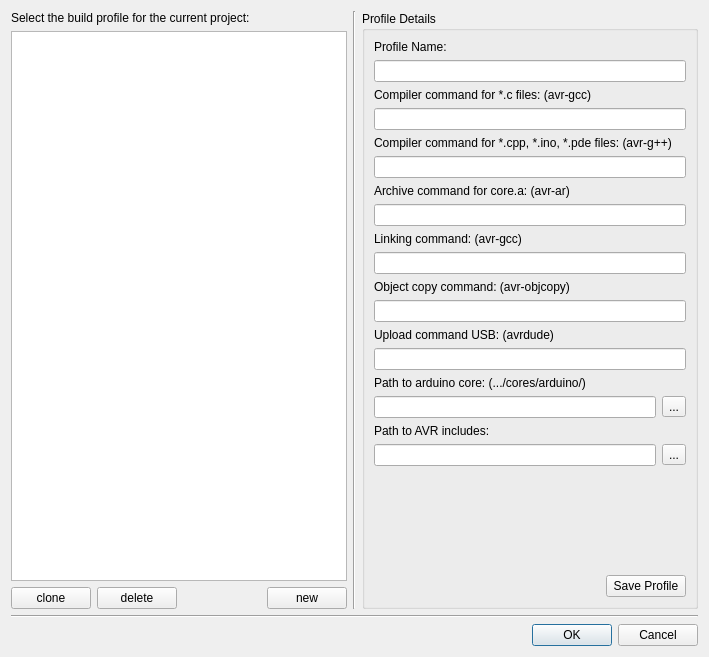
<?xml version="1.0" encoding="UTF-8"?>
<ui version="4.0">
 <class>BuildSettings</class>
 <widget class="QDialog" name="BuildSettings">
  <property name="geometry">
   <rect>
    <x>0</x>
    <y>0</y>
    <width>709</width>
    <height>657</height>
   </rect>
  </property>
  <property name="windowTitle">
   <string>Build Settings</string>
  </property>
  <property name="modal">
   <bool>true</bool>
  </property>
  <layout class="QGridLayout" name="gridLayout">
   <item row="0" column="0">
    <widget class="QLabel" name="label">
     <property name="text">
      <string>Select the build profile for the current project:</string>
     </property>
    </widget>
   </item>
   <item row="8" column="0" colspan="3">
    <widget class="QDialogButtonBox" name="buttonBox">
     <property name="orientation">
      <enum>Qt::Horizontal</enum>
     </property>
     <property name="standardButtons">
      <set>QDialogButtonBox::Cancel|QDialogButtonBox::Ok</set>
     </property>
    </widget>
   </item>
   <item row="7" column="0" colspan="3">
    <widget class="Line" name="line_2">
     <property name="orientation">
      <enum>Qt::Horizontal</enum>
     </property>
    </widget>
   </item>
   <item row="1" column="0">
    <widget class="QListWidget" name="listWidget"/>
   </item>
   <item row="2" column="0">
    <layout class="QHBoxLayout" name="horizontalLayout_2">
     <item>
      <widget class="QPushButton" name="pushButton_4">
       <property name="text">
        <string>clone</string>
       </property>
      </widget>
     </item>
     <item>
      <widget class="QPushButton" name="pushButton_2">
       <property name="text">
        <string>delete</string>
       </property>
      </widget>
     </item>
     <item>
      <spacer name="horizontalSpacer_2">
       <property name="orientation">
        <enum>Qt::Horizontal</enum>
       </property>
       <property name="sizeHint" stdset="0">
        <size>
         <width>40</width>
         <height>20</height>
        </size>
       </property>
      </spacer>
     </item>
     <item>
      <widget class="QPushButton" name="pushButton_3">
       <property name="text">
        <string>new</string>
       </property>
      </widget>
     </item>
    </layout>
   </item>
   <item row="0" column="2" rowspan="3">
    <widget class="QGroupBox" name="groupBox">
     <property name="sizePolicy">
      <sizepolicy hsizetype="MinimumExpanding" vsizetype="Preferred">
       <horstretch>0</horstretch>
       <verstretch>0</verstretch>
      </sizepolicy>
     </property>
     <property name="title">
      <string>Profile Details</string>
     </property>
     <layout class="QGridLayout" name="gridLayout_2">
      <item row="2" column="0" colspan="4">
       <widget class="QLabel" name="label_2">
        <property name="text">
         <string>Compiler command for *.c files: (avr-gcc)</string>
        </property>
       </widget>
      </item>
      <item row="19" column="0" colspan="4">
       <spacer name="verticalSpacer">
        <property name="orientation">
         <enum>Qt::Vertical</enum>
        </property>
        <property name="sizeHint" stdset="0">
         <size>
          <width>20</width>
          <height>40</height>
         </size>
        </property>
       </spacer>
      </item>
      <item row="3" column="0" colspan="4">
       <widget class="QLineEdit" name="compilerC"/>
      </item>
      <item row="4" column="0" colspan="4">
       <widget class="QLabel" name="label_3">
        <property name="text">
         <string>Compiler command for *.cpp, *.ino, *.pde files: (avr-g++)</string>
        </property>
       </widget>
      </item>
      <item row="5" column="0" colspan="4">
       <widget class="QLineEdit" name="compilerCPP"/>
      </item>
      <item row="6" column="0" colspan="4">
       <widget class="QLabel" name="label_4">
        <property name="text">
         <string>Archive command for core.a: (avr-ar)</string>
        </property>
       </widget>
      </item>
      <item row="7" column="0" colspan="4">
       <widget class="QLineEdit" name="coreA"/>
      </item>
      <item row="8" column="0" colspan="4">
       <widget class="QLabel" name="label_5">
        <property name="text">
         <string>Linking command: (avr-gcc)</string>
        </property>
       </widget>
      </item>
      <item row="9" column="0" colspan="4">
       <widget class="QLineEdit" name="linker"/>
      </item>
      <item row="14" column="0" colspan="4">
       <widget class="QLabel" name="label_6">
        <property name="text">
         <string>Path to arduino core: (.../cores/arduino/)</string>
        </property>
       </widget>
      </item>
      <item row="15" column="0" colspan="3">
       <widget class="QLineEdit" name="pathCore"/>
      </item>
      <item row="0" column="0" colspan="4">
       <widget class="QLabel" name="label_7">
        <property name="text">
         <string>Profile Name:</string>
        </property>
       </widget>
      </item>
      <item row="1" column="0" colspan="4">
       <widget class="QLineEdit" name="profileName">
        <property name="inputMask">
         <string/>
        </property>
        <property name="text">
         <string/>
        </property>
       </widget>
      </item>
      <item row="16" column="0" colspan="4">
       <widget class="QLabel" name="label_8">
        <property name="text">
         <string>Path to AVR includes:</string>
        </property>
       </widget>
      </item>
      <item row="17" column="0" colspan="3">
       <widget class="QLineEdit" name="pathIncludes"/>
      </item>
      <item row="15" column="3">
       <widget class="QToolButton" name="toolButton">
        <property name="text">
         <string>...</string>
        </property>
       </widget>
      </item>
      <item row="17" column="3">
       <widget class="QToolButton" name="toolButton_2">
        <property name="text">
         <string>...</string>
        </property>
       </widget>
      </item>
      <item row="20" column="0" colspan="4">
       <layout class="QHBoxLayout" name="horizontalLayout">
        <item>
         <spacer name="horizontalSpacer">
          <property name="orientation">
           <enum>Qt::Horizontal</enum>
          </property>
          <property name="sizeHint" stdset="0">
           <size>
            <width>40</width>
            <height>20</height>
           </size>
          </property>
         </spacer>
        </item>
        <item>
         <widget class="QPushButton" name="pushButton">
          <property name="text">
           <string>Save Profile</string>
          </property>
         </widget>
        </item>
       </layout>
      </item>
      <item row="10" column="0" colspan="4">
       <widget class="QLabel" name="label_9">
        <property name="text">
         <string>Object copy command: (avr-objcopy)</string>
        </property>
       </widget>
      </item>
      <item row="11" column="0" colspan="4">
       <widget class="QLineEdit" name="objCopy"/>
      </item>
      <item row="12" column="0" colspan="4">
       <widget class="QLabel" name="label_10">
        <property name="text">
         <string>Upload command USB: (avrdude)</string>
        </property>
       </widget>
      </item>
      <item row="13" column="0" colspan="4">
       <widget class="QLineEdit" name="uploader"/>
      </item>
     </layout>
    </widget>
   </item>
   <item row="0" column="1" rowspan="3">
    <widget class="Line" name="line">
     <property name="orientation">
      <enum>Qt::Vertical</enum>
     </property>
    </widget>
   </item>
  </layout>
 </widget>
 <resources/>
 <connections>
  <connection>
   <sender>buttonBox</sender>
   <signal>accepted()</signal>
   <receiver>BuildSettings</receiver>
   <slot>accept()</slot>
   <hints>
    <hint type="sourcelabel">
     <x>227</x>
     <y>525</y>
    </hint>
    <hint type="destinationlabel">
     <x>157</x>
     <y>274</y>
    </hint>
   </hints>
  </connection>
  <connection>
   <sender>buttonBox</sender>
   <signal>rejected()</signal>
   <receiver>BuildSettings</receiver>
   <slot>reject()</slot>
   <hints>
    <hint type="sourcelabel">
     <x>295</x>
     <y>531</y>
    </hint>
    <hint type="destinationlabel">
     <x>286</x>
     <y>274</y>
    </hint>
   </hints>
  </connection>
 </connections>
</ui>
